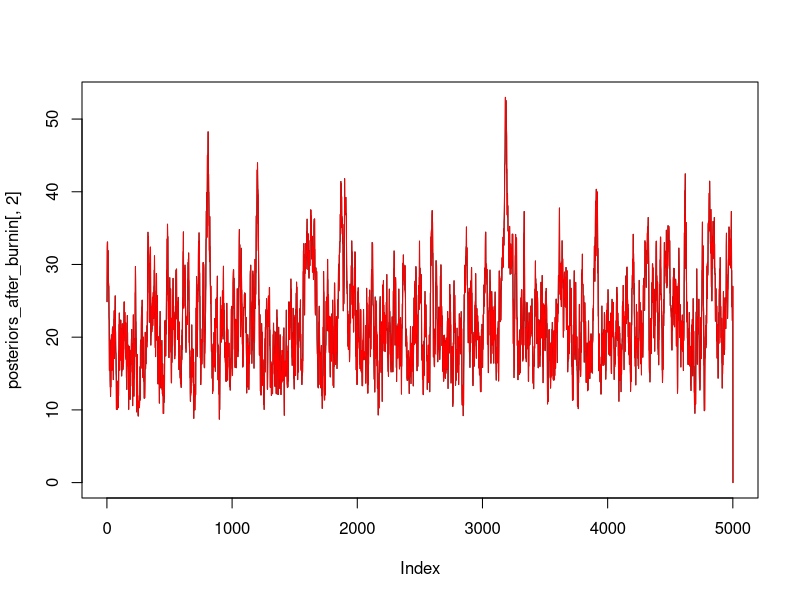
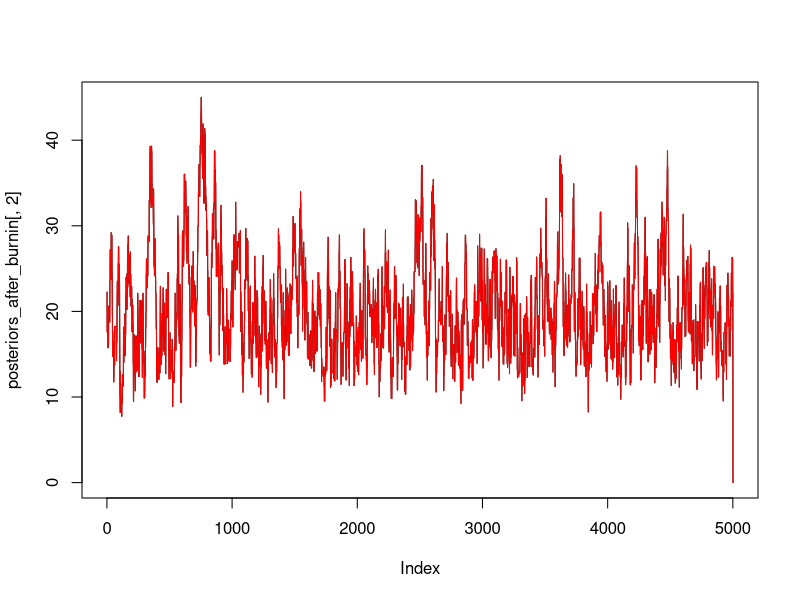
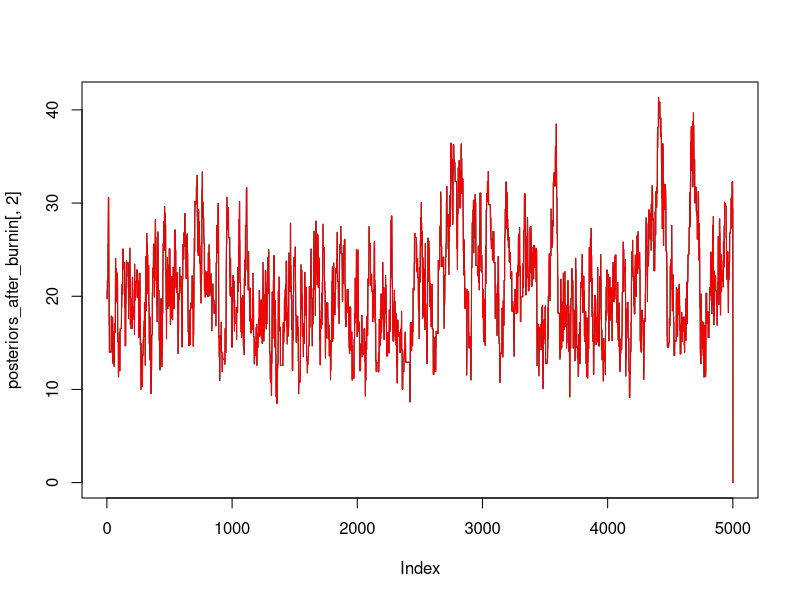
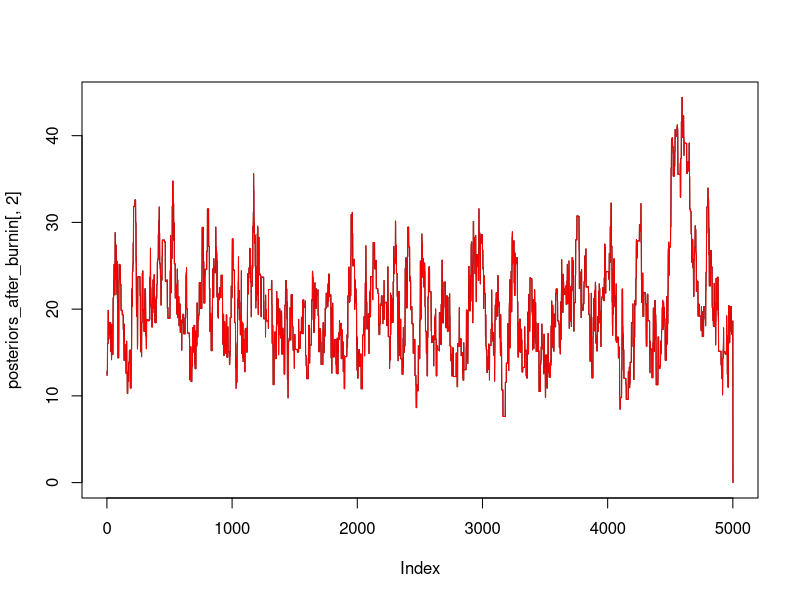
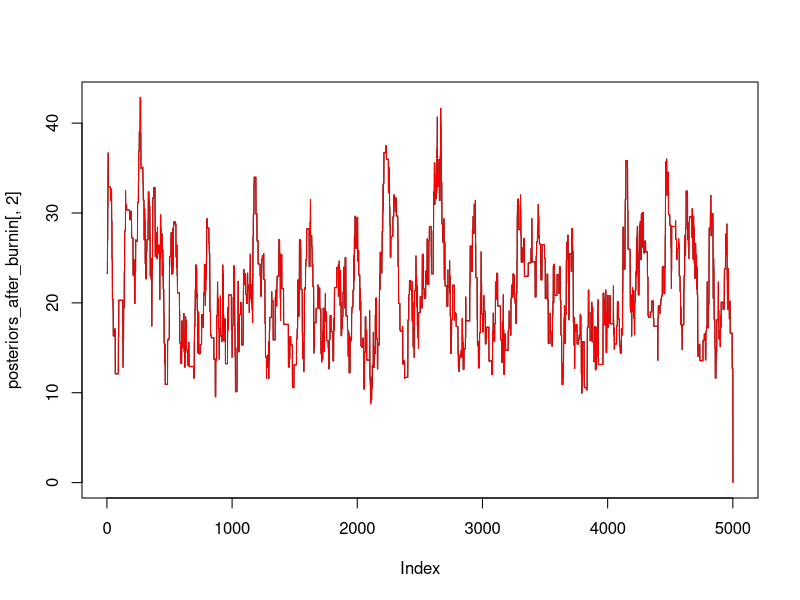
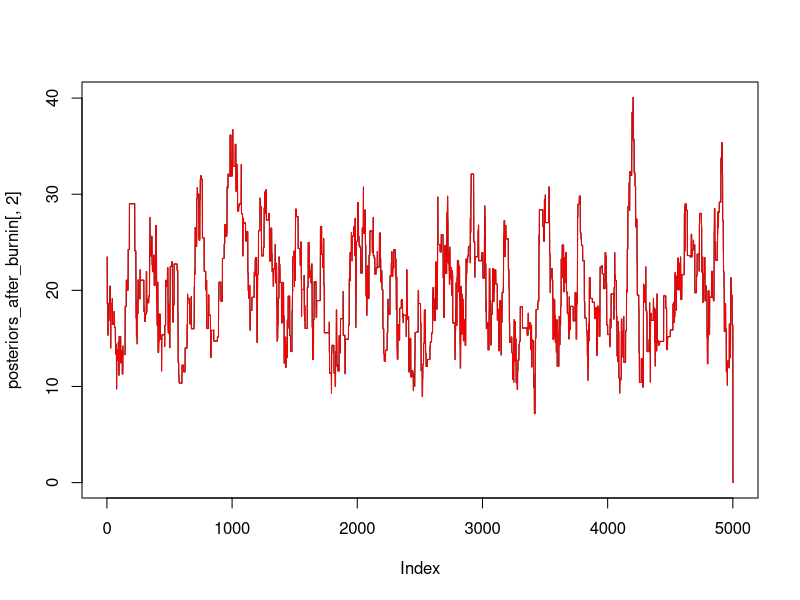
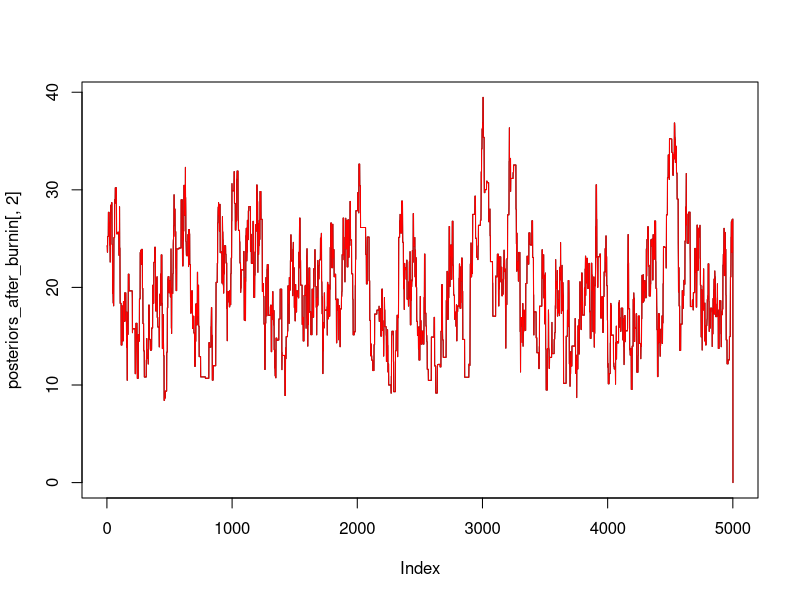
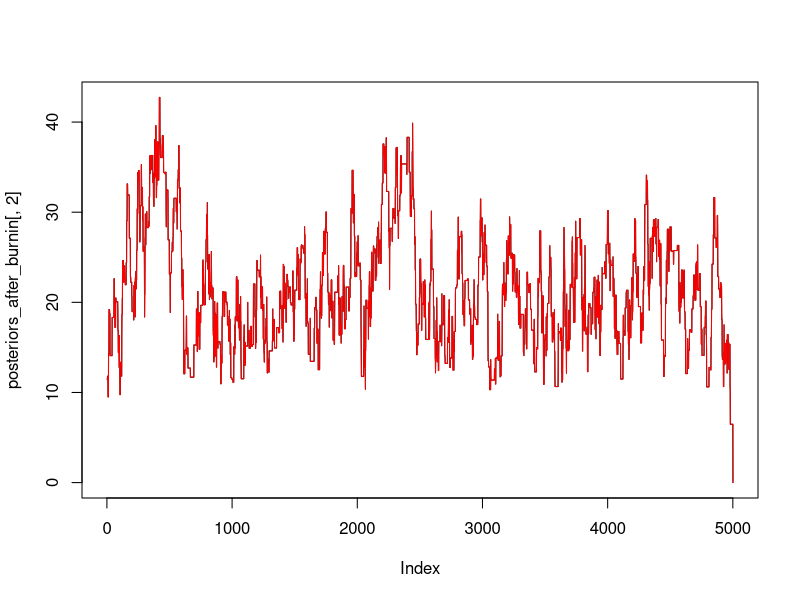

Write R code to recreate these figures, in order.
#! /usr/bin/env Rscript


########################################
lnl_JC69 <- function(d, n, n_diff){
    n_diff*log(3/4-3/4*exp(-4/3*d)) + (n-n_diff)*log(1/4+3/4*exp(-4/3*d))
}


lnl_K80 <- function(param, n, ns, nv){
    # f(d) = Exp(d|1/0.2); f(k) = Exp(k|1/5)
    d <- param[1]; k <- param[2]
    p0 <- 1/4+1/4*exp(-4*d/(k+2))+1/2*exp(-2*d*(k+1)/(k+2))
    p1 <- 1/4+1/4*exp(-4*d/(k+2))-1/2*exp(-2*d*(k+1)/(k+2))
    p2 <- 1/4-1/4*exp(-4*d/(k+2))
    log_prior <- log(dexp(d,1/0.2)) + log(dexp(k,1/5))
    lnl <- (n-ns-nv)*log(p0/4) + ns*log(p1/4) + nv*log(p2/4)
    return(log_prior + lnl)
}


do_mcmc <- function(w, nsample, n, ns, nv){
    w.k <- 10 # Mario used w.k=180 but note it's for a diff prior (https://github.com/thednainus/Bayesian_tutorial)
    posteriors <- matrix(0, nsample, 2)
    accepts <- matrix(0, nsample, 2)
    d <- 0.05; k <- 5
    param_new <- c(d, k)
    lnl <- lnl_K80(param_new, n, ns, nv)
    for(i in 2:nsample){
        d_new <- runif(1, d-w/2, d+w/2)
        d_new <- ifelse(d_new>=0, d_new, d)
        param_new[1] <- d_new
        lnl_new <- lnl_K80(param_new, n, ns, nv)
        alpha <- min(1, exp(lnl_new-lnl))
        if(runif(1) < alpha){
            d <- d_new
            lnl <- lnl_new
            accepts[i,1] <- 1
        }

        k_new <- runif(1, k-w.k/2, k+w.k/2)
        k_new <- ifelse(k_new>=0, k_new, k)
        param_new[2] <- k_new
        lnl_new <- lnl_K80(param_new, n, ns, nv)
        alpha <- min(1, exp(lnl_new-lnl))
        #cat(k, k_new, alpha, "\n")
        if(runif(1) < alpha){
            k <- k_new
            lnl <- lnl_new
            accepts[i,2] <- 1
        }

        posteriors[i-1,] <- c(d,k)
    }
    return(list(posteriors=posteriors, accepts=accepts))
}


########################################
ns <- 84; nv <- 6; n_diff <- ns+nv; n<-948
w <- NULL; nsample <- 10000; every <- 1

calculate_acceptance_ratio <- function(v){
    length(v[v==1])/length(v)
}

for(w in seq(0.02,0.5,0.04)){
    res <- do_mcmc(w=w, nsample=nsample, n=n, ns=ns, nv=nv)
    posteriors <- res$posteriors; accepts <- res$accepts
    burnin <- round(nsample/2)
    posteriors_after_burnin <- posteriors[seq(burnin,nsample,every), ]

    accepts_after_burnin <- accepts[seq(burnin,nsample,every),]
    acceptance_ratio <- apply(accepts_after_burnin, 2, calculate_acceptance_ratio)

    cat(w, apply(posteriors_after_burnin,2,mean), acceptance_ratio, '\n', sep="\t")
pdf("trace.pdf")
plot(posteriors_after_burnin[,2], ty = "l")
lines(posteriors_after_burnin[,2], col="red")
#plot(seq(1:length(posteriors_after_burnin[,2])), posteriors_after_burnin[,2])
dev.off()
}



